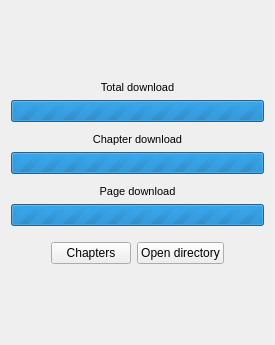
        <widget class="QWidget" name="Download">
         <layout class="QGridLayout" name="gridLayout_8">
          <item row="0" column="0">
           <widget class="QWidget" name="widget_4" native="true">
            <layout class="QGridLayout" name="gridLayout_9">
             <property name="leftMargin">
              <number>0</number>
             </property>
             <property name="topMargin">
              <number>0</number>
             </property>
             <property name="rightMargin">
              <number>0</number>
             </property>
             <property name="bottomMargin">
              <number>0</number>
             </property>
             <item row="0" column="0">
              <layout class="QVBoxLayout" name="verticalLayout_4">
               <item>
                <spacer name="verticalSpacer_3">
                 <property name="orientation">
                  <enum>Qt::Vertical</enum>
                 </property>
                 <property name="sizeHint" stdset="0">
                  <size>
                   <width>20</width>
                   <height>40</height>
                  </size>
                 </property>
                </spacer>
               </item>
               <item>
                <widget class="QLabel" name="progressTitleLabel">
                 <property name="font">
                  <font>
                   <weight>75</weight>
                   <bold>true</bold>
                  </font>
                 </property>
                 <property name="text">
                  <string/>
                 </property>
                 <property name="alignment">
                  <set>Qt::AlignCenter</set>
                 </property>
                 <property name="wordWrap">
                  <bool>true</bool>
                 </property>
                </widget>
               </item>
               <item>
                <spacer name="verticalSpacer_8">
                 <property name="orientation">
                  <enum>Qt::Vertical</enum>
                 </property>
                 <property name="sizeType">
                  <enum>QSizePolicy::Fixed</enum>
                 </property>
                 <property name="sizeHint" stdset="0">
                  <size>
                   <width>0</width>
                   <height>10</height>
                  </size>
                 </property>
                </spacer>
               </item>
               <item>
                <widget class="QLabel" name="totalDownloadProgressLabel">
                 <property name="font">
                  <font>
                   <pointsize>8</pointsize>
                   <weight>50</weight>
                   <bold>false</bold>
                  </font>
                 </property>
                 <property name="text">
                  <string>Total download</string>
                 </property>
                 <property name="alignment">
                  <set>Qt::AlignCenter</set>
                 </property>
                 <property name="wordWrap">
                  <bool>true</bool>
                 </property>
                </widget>
               </item>
               <item>
                <widget class="QProgressBar" name="totalDownloadProgressBar">
                 <property name="minimum">
                  <number>0</number>
                 </property>
                 <property name="maximum">
                  <number>0</number>
                 </property>
                 <property name="value">
                  <number>0</number>
                 </property>
                 <property name="alignment">
                  <set>Qt::AlignCenter</set>
                 </property>
                 <property name="format">
                  <string>%v of %m chapters | %p%</string>
                 </property>
                </widget>
               </item>
               <item>
                <spacer name="verticalSpacer_4">
                 <property name="orientation">
                  <enum>Qt::Vertical</enum>
                 </property>
                 <property name="sizeType">
                  <enum>QSizePolicy::Fixed</enum>
                 </property>
                 <property name="sizeHint" stdset="0">
                  <size>
                   <width>0</width>
                   <height>5</height>
                  </size>
                 </property>
                </spacer>
               </item>
               <item>
                <widget class="QLabel" name="chapterDownloadProgressLabel">
                 <property name="font">
                  <font>
                   <pointsize>8</pointsize>
                   <weight>50</weight>
                   <bold>false</bold>
                  </font>
                 </property>
                 <property name="text">
                  <string>Chapter download</string>
                 </property>
                 <property name="alignment">
                  <set>Qt::AlignCenter</set>
                 </property>
                 <property name="wordWrap">
                  <bool>true</bool>
                 </property>
                </widget>
               </item>
               <item>
                <widget class="QProgressBar" name="chapterDownloadProgressBar">
                 <property name="minimum">
                  <number>0</number>
                 </property>
                 <property name="maximum">
                  <number>0</number>
                 </property>
                 <property name="value">
                  <number>-1</number>
                 </property>
                 <property name="alignment">
                  <set>Qt::AlignCenter</set>
                 </property>
                 <property name="format">
                  <string>%v of %m pages | %p%</string>
                 </property>
                </widget>
               </item>
               <item>
                <spacer name="verticalSpacer_5">
                 <property name="orientation">
                  <enum>Qt::Vertical</enum>
                 </property>
                 <property name="sizeType">
                  <enum>QSizePolicy::Fixed</enum>
                 </property>
                 <property name="sizeHint" stdset="0">
                  <size>
                   <width>0</width>
                   <height>5</height>
                  </size>
                 </property>
                </spacer>
               </item>
               <item>
                <widget class="QLabel" name="pageDownloadProgressLabel">
                 <property name="font">
                  <font>
                   <pointsize>8</pointsize>
                   <weight>50</weight>
                   <bold>false</bold>
                  </font>
                 </property>
                 <property name="text">
                  <string>Page download</string>
                 </property>
                 <property name="alignment">
                  <set>Qt::AlignCenter</set>
                 </property>
                 <property name="wordWrap">
                  <bool>true</bool>
                 </property>
                </widget>
               </item>
               <item>
                <widget class="QProgressBar" name="pageDownloadProgressBar">
                 <property name="maximum">
                  <number>0</number>
                 </property>
                 <property name="value">
                  <number>-1</number>
                 </property>
                 <property name="alignment">
                  <set>Qt::AlignCenter</set>
                 </property>
                 <property name="format">
                  <string>%v of %m kb | %p%</string>
                 </property>
                </widget>
               </item>
               <item>
                <spacer name="verticalSpacer_7">
                 <property name="orientation">
                  <enum>Qt::Vertical</enum>
                 </property>
                 <property name="sizeType">
                  <enum>QSizePolicy::Fixed</enum>
                 </property>
                 <property name="sizeHint" stdset="0">
                  <size>
                   <width>0</width>
                   <height>10</height>
                  </size>
                 </property>
                </spacer>
               </item>
               <item>
                <layout class="QHBoxLayout" name="horizontalLayout_6">
                 <item>
                  <spacer name="horizontalSpacer_3">
                   <property name="orientation">
                    <enum>Qt::Horizontal</enum>
                   </property>
                   <property name="sizeHint" stdset="0">
                    <size>
                     <width>40</width>
                     <height>20</height>
                    </size>
                   </property>
                  </spacer>
                 </item>
                 <item>
                  <widget class="QPushButton" name="BackToChaptersPushButton">
                   <property name="text">
                    <string>Chapters</string>
                   </property>
                   <property name="icon">
                    <iconset>
                     <normalon>:/icon/icons/list.png</normalon>
                    </iconset>
                   </property>
                  </widget>
                 </item>
                 <item>
                  <widget class="QPushButton" name="progressOpenDirectoryButton">
                   <property name="sizePolicy">
                    <sizepolicy hsizetype="Preferred" vsizetype="Fixed">
                     <horstretch>0</horstretch>
                     <verstretch>0</verstretch>
                    </sizepolicy>
                   </property>
                   <property name="minimumSize">
                    <size>
                     <width>0</width>
                     <height>0</height>
                    </size>
                   </property>
                   <property name="toolTip">
                    <string>Open the downloaded manga directory</string>
                   </property>
                   <property name="text">
                    <string>Open directory</string>
                   </property>
                   <property name="icon">
                    <iconset>
                     <normalon>:/icon/icons/folder.png</normalon>
                    </iconset>
                   </property>
                  </widget>
                 </item>
                 <item>
                  <spacer name="horizontalSpacer_4">
                   <property name="orientation">
                    <enum>Qt::Horizontal</enum>
                   </property>
                   <property name="sizeHint" stdset="0">
                    <size>
                     <width>40</width>
                     <height>20</height>
                    </size>
                   </property>
                  </spacer>
                 </item>
                </layout>
               </item>
               <item>
                <spacer name="verticalSpacer_9">
                 <property name="orientation">
                  <enum>Qt::Vertical</enum>
                 </property>
                 <property name="sizeType">
                  <enum>QSizePolicy::Fixed</enum>
                 </property>
                 <property name="sizeHint" stdset="0">
                  <size>
                   <width>0</width>
                   <height>10</height>
                  </size>
                 </property>
                </spacer>
               </item>
               <item>
                <widget class="QLabel" name="compositingLabel">
                 <property name="font">
                  <font>
                   <pointsize>9</pointsize>
                  </font>
                 </property>
                 <property name="text">
                  <string/>
                 </property>
                 <property name="alignment">
                  <set>Qt::AlignCenter</set>
                 </property>
                 <property name="wordWrap">
                  <bool>true</bool>
                 </property>
                </widget>
               </item>
               <item>
                <spacer name="verticalSpacer_6">
                 <property name="orientation">
                  <enum>Qt::Vertical</enum>
                 </property>
                 <property name="sizeHint" stdset="0">
                  <size>
                   <width>20</width>
                   <height>40</height>
                  </size>
                 </property>
                </spacer>
               </item>
              </layout>
             </item>
            </layout>
           </widget>
          </item>
         </layout>
        </widget>
